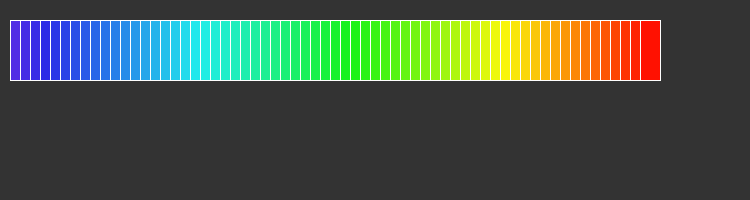
Frame 1 (no input)
Frame 60 (the mouse pressed at the canvas centre just before this capture): identical to frame 1, image omitted
Frame 120 (the mouse held since frame 60 and released just before this capture): identical to frame 1, image omitted

The Processing sketch that drew this single still picture (run headless with seeded random() and noise(); from frame 60 on, the mouse is pressed at the canvas centre):

// Processing sketch: rgb_lerp
// ── rgb_lerp.pde
void setup() {
  size(750, 200);
  stroke(255);
  background(51);
  drawHSB();

}
void draw() {
}

void drawRGB(){
  colorMode(RGB);

  color from = color(255, 0, 0); //starting color
  color to = color(0, 255, 0);   //mid color
  int x=10;
  int y=20;
  //fill(from);
  //rect(x, y, y, y*3);
  for (int i=0; i<32; i++) {
    
    color col=lerpColor(from, to, map(i, 0, 32, 0, 1));
    fill(col);
    rect(x, y, y, y*3);
    
    x+=10;

    //print output in RGB
    print(" matrix.Color(", int(red(col)), ",", int(green(col)), ",", int(blue(col)), "),");
    println();
  }
  color from2 = to;//mid color
  color to2 = color(0, 0, 255); //end color
  for (int i=0; i<32; i++) {
    
    color col=lerpColor(from2, to2, map(i, 0, 32, 0, 1));
    fill(col);
    rect(x, y, y, y*3);
    
    x+=10;
    
    //print output in RGB
    print(" matrix.Color(", int(red(col)), ",", int(green(col)), ",", int(blue(col)), "),");
    println();
  }
}
void drawHSB(){
  colorMode(HSB, 100);
  
  //declare initial colors
  color from = color(70, 80, 90);//blue
  color to = color(100, 100, 100);//red
  int x=10;
  int y=20;

  //do the linear interpolation over 64 entries
  for (int i=0; i<64; i++) {
   
    color col=lerpColor(from, to, map(i, 0, 64, 0, 1));
    fill(col);
    rect(x, y, y, y*3);
    
    x+=10;

    //print output in RGB
    print(" matrix.Color(", int(red(col)), ",", int(green(col)), ",", int(blue(col)), "),");
    println();
  }

}
